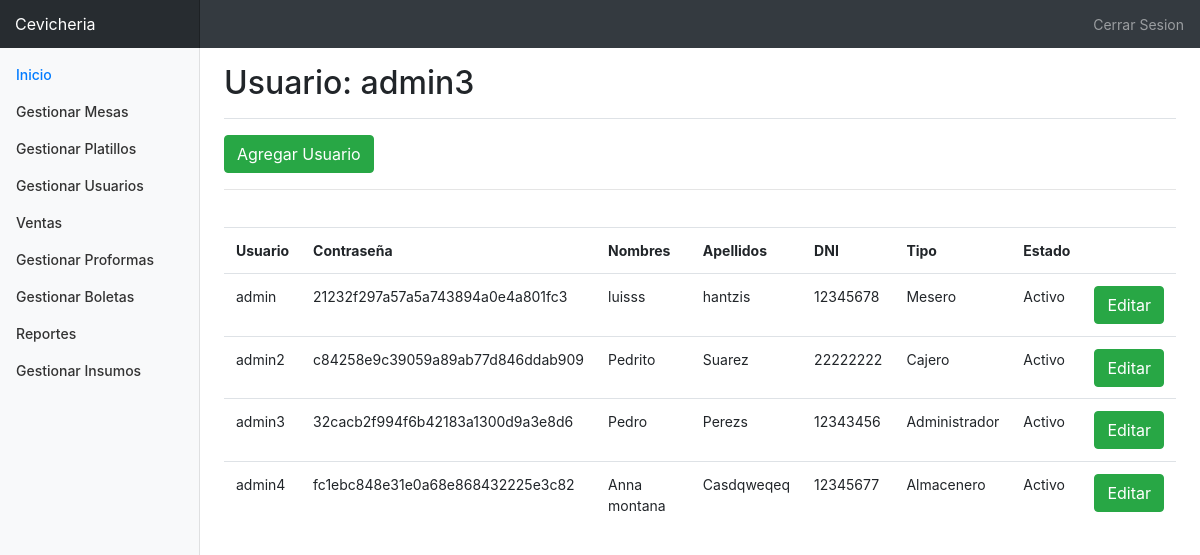
Page /sistema/controlador/getAdministrador.php?view=GestionarUsuarios (signed in) on the committed database.
### tables this page shows
CREATE TABLE `usuario` (
  `idusuario` int(11) NOT NULL,
  `usuario` varchar(50) NOT NULL,
  `clave` varchar(50) NOT NULL,
  `nombres` varchar(80) NOT NULL,
  `apellidos` varchar(80) NOT NULL,
  `dni` varchar(8) NOT NULL,
  `idtipo_usuario` int(11) NOT NULL,
  `estado` varchar(15) NOT NULL
);

### sistema/modelo/usuario.php (called while the page is built, shortened)
<?php
class Usuario {
	private $idusuario;
	private $usuario;
	private $contraseña;
	private $nombres;
	private $apellidos;
	private $dni;
	private $tipo_usuario;
	private $idestado_usuario;
	public function getIdusuario(){
		return $this->idusuario;
	}
	public function setIdusuario( $idusuario){
		$this->idusuario = $idusuario;
	}
	public function getUsuario(){
		return $this->usuario;
	}
	public function setUsuario($u){
		$this->usuario = $u;
	}
	public function getContraseña(){
		return $this->contraseña;
	}
	public function setContraseña( $c ){
		$this->contraseña = $c ;
	}
	public function getNombres(){
		return $this->nombres;
	}
	public function setNombres($n){
		$this->nombres = $n;
	}
	public function setApellidos($a){
		$this->apellidos = $a;
	}
	public function getApellidos(){
		return $this->apellidos;
	}
	public function setDni($d){
		$this->dni = $d;
	}
	public function getDni(){
		return $this->dni;
	}
	public function setTipo_usuario($t){
		$this->tipo_usuario = $t;
	}
	public function getTipo_usuario(){
		return $this->tipo_usuario;
	}
	public function setEstado_usuario($e){
		$this->idestado_usuario = $e;
	}
	public function getEstado_usuario(){
		return $this->idestado_usuario;
	}
	public function listarUsuario(){
		$con = Conexion::obtenerConexion();
		$sql = "SELECT * FROM usuario";
		$resultado = mysqli_query($con,$sql);
		$datos = array();
		while ( $row = mysqli_fetch_array($resultado) ){
			$user = new Usuario();
			$user->setIdusuario($row[0]);
			$user->setUsuario($row[1]);
			$user->setContraseña($row[2]);
			$user->setNombres($row[3]);
			$user->setApellidos($row[4]);
			$user->setDni($row[5]);
			$user->setTipo_usuario($row[6]);
			$user->setEstado_usuario($row[7]);
			array_push($datos, $user);
		}
		return $datos;
	}
}
?>

### sistema/controlador/ControladorAdministrador.php (called while the page is built, shortened)
<?php
class ControladorAdministrador{
	public function listarUsuarioC(){
		include_once "../modelo/usuario.php";
		$objUsuario = new Usuario();
		return $objUsuario->listarUsuario();
	}
}
?>

### sistema/vistas/formusuario.php (the view)
<?php
class formusuario{
	public function formusuarioShow(){
		include_once "../vistas/head.php";
		include_once "../vistas/body.php";
		include_once "../controlador/ControladorAdministrador.php";
		?>
		<a href="../controlador/getAdministrador.php?view=VistaAgregarUsuario" class="btn btn-success">Agregar Usuario</a><hr><br>
		<?php
		$d = new ControladorAdministrador();
		$objListadoUsuario = $d->listarUsuarioC();
		?>
		<table class='table'>
			<tr>
				<th>Usuario</th>
				<th>Contraseña</th>
				<th>Nombres</th>
				<th>Apellidos</th>
				<th>DNI</th>
				<th>Tipo</th>
				<th>Estado</th>
				<th></th>
			</tr>
		<?php foreach ($objListadoUsuario as $objListadoUsuario) { ?>
			<tr>
				<td><?php echo $objListadoUsuario->getUsuario(); ?></td>
				<td><?php echo $objListadoUsuario->getContraseña(); ?></td>
				<td><?php echo $objListadoUsuario->getNombres(); ?></td>
				<td><?php echo $objListadoUsuario->getApellidos(); ?></td>
				<td><?php echo $objListadoUsuario->getDni(); ?></td>
			<?php if ( $objListadoUsuario->getTipo_usuario() == 1){ ?>
					<td>Administrador</td>
			<?php }elseif ($objListadoUsuario->getTipo_usuario() == 2) { ?>
					<td>Mesero</td>
			<?php }elseif ($objListadoUsuario->getTipo_usuario() == 3) { ?>
					<td>Cajero</td>
			<?php }elseif ($objListadoUsuario->getTipo_usuario() == 4) { ?>
					<td>Almacenero</td>
			<?php } ?>
			<?php if ( $objListadoUsuario->getEstado_usuario() == 1 ){ ?>
				    <td>Activo</td>
			<?php } elseif ( $objListadoUsuario->getEstado_usuario() == 0 ) { ?>
					<td>Desactivado</td>
			<?php } ?>
				<td>
					<a class='btn btn-success' href='../controlador/getAdministrador.php?view=VistaEditarUsuario&id=<?php echo $objListadoUsuario->getIdusuario(); ?>'>Editar
					</a>
				</td>
			<tr>
			<?php } ?>
		</table>
		<?php
		include_once "../vistas/foot.php";
	}
}
?>

### sistema/css/dashboard.css (style rules this page uses)
body { font-size: .875rem; }

### rows in the picture
usuario: usuario "admin", clave "21232f297a57a5a743894a0e4a801fc3", nombres "luisss", apellidos "hantzis", dni "12345678", shows "Mesero", estado "Activo"
usuario: usuario "admin2", clave "c84258e9c39059a89ab77d846ddab909", nombres "Pedrito", apellidos "Suarez", dni "22222222", shows "Cajero", estado "Activo"
usuario: usuario "admin3", clave "32cacb2f994f6b42183a1300d9a3e8d6", nombres "Pedro", apellidos "Perezs", dni "12343456", shows "Administrador", estado "Activo"
usuario: usuario "admin4", clave "fc1ebc848e31e0a68e868432225e3c82", nombres "Anna montana", apellidos "Casdqweqeq", dni "12345677", shows "Almacenero", estado "Activo"

### other values in the picture
$_SESSION['usuario'] "admin3"
